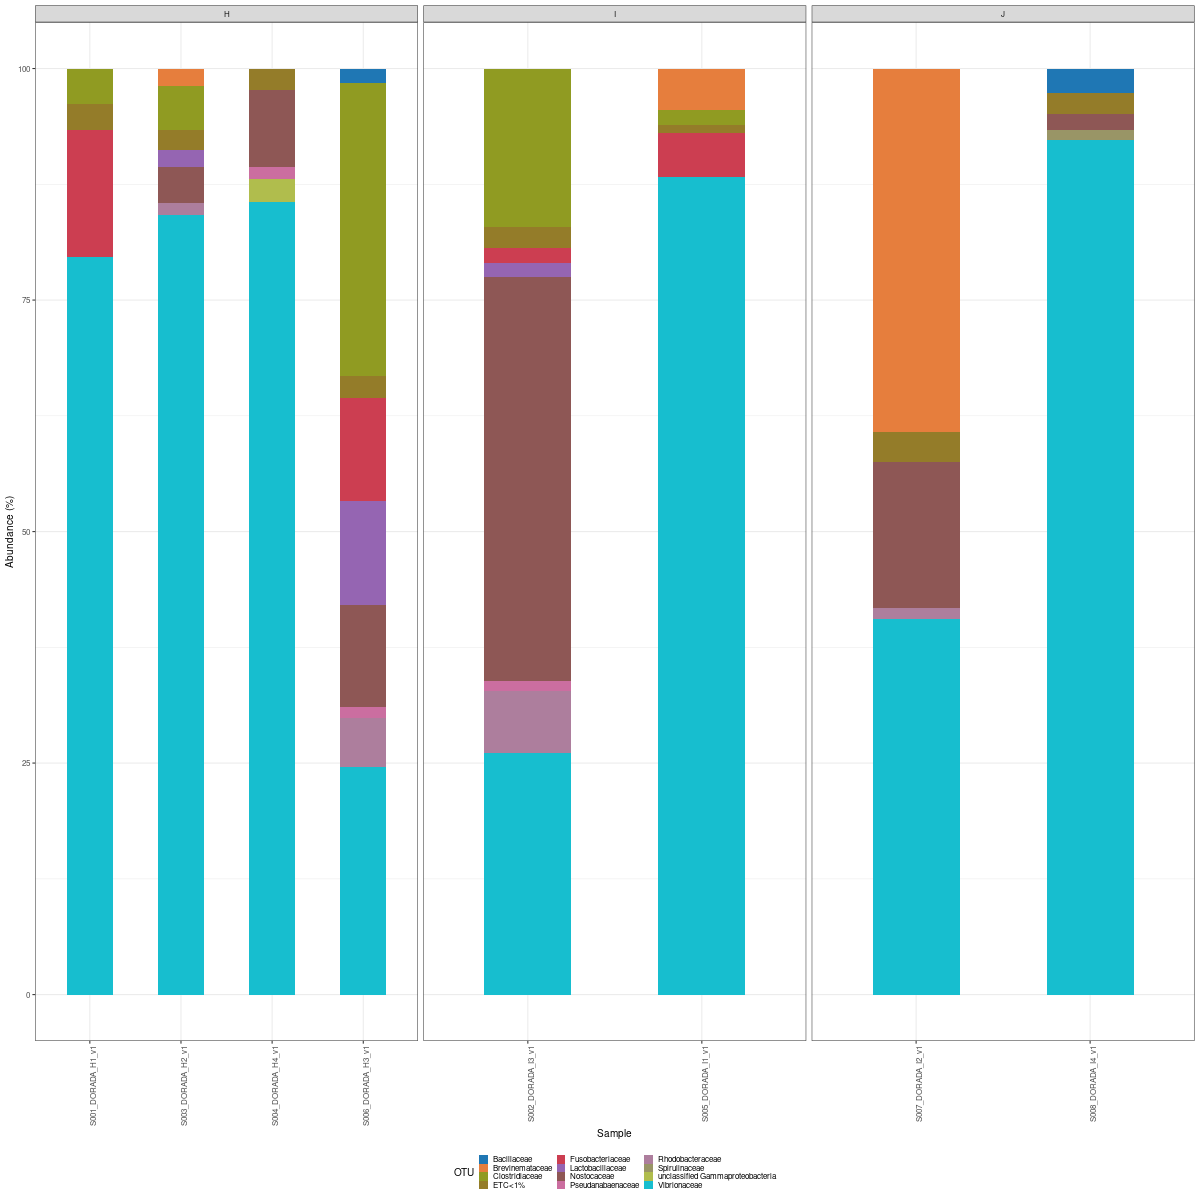

Write the R code that produced this figure.
#!/usr/bin/Rscript

pkgs <- c("ggplot2","dplyr","tidyr", "getopt","limma","tibble","phyloseq")
for (pkg in pkgs) suppressPackageStartupMessages(stopifnot(library(pkg, quietly = TRUE, logical.return = TRUE, character.only = TRUE)))

options = matrix(c("otuphylfile","o",2,"character"), byrow = TRUE, ncol = 4)
args=getopt(options)

if (length(args)==0) {
  stop("Two files must be supplied (Otu file, metadata files)", call.=FALSE)
}

load(args$otuphylfile)

p <- suppressMessages(psmelt(otuphylNorm)) 
p$Abundance <- p$Abundance*100

p <- suppressMessages(p %>% mutate(menor01 = ifelse(Abundance<1, 1, 0)) %>%
  mutate(newOTU = ifelse(menor01 == 1, "ETC<1%", OTU) ) %>%
  group_by(newOTU, group, Sample) %>% summarise(Abundance2 = sum(Abundance)))
names(p) <- c("OTU","group","Sample", "Abundance")

colores <- c('#1f77b4', '#ff7f0e', '#2ca02c', '#d62728', '#9467bd', '#8c564b', '#e377c2', '#7f7f7f', '#bcbd22', '#17becf')
colorRamps <- scales::colour_ramp(colores)
coloresRamp <- colorRamps(seq(0,1,length=length(unique(p$OTU)) ))

p <- p %>% ggplot(aes_string(x = "Sample", y="Abundance", fill="OTU")) +
  geom_bar(stat = "identity", position = "stack",
           color = "black", show.legend = T, width = 0.5, size=0.01 ) +
  theme_bw() +
  scale_fill_manual(values= coloresRamp ) +
  theme(axis.text.x = element_text(angle = 90),
        legend.position = "bottom",
        text = element_text(size=15),
        legend.key.size = unit(0.3, "cm") ) +
  ylab("Abundance (%)")+
  guides(fill = guide_legend(ncol=3)) +
  facet_wrap(~group, scales = "free_x", ncol = 3)

png(filename = "barplot_sample_and_group.png", width = 1200, height = 900)
print(p)

